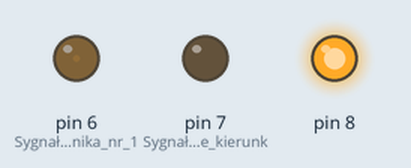
Recording of a sketch running on a simulated Arduino Uno, built with avr-gcc and run on an emulated ATmega328P. Shown: output pins drawn as LEDs (lit = HIGH).

Above: at 0.05 s.
At 1.6 s:
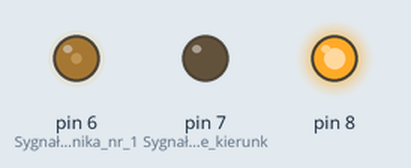
At 3.2 s:
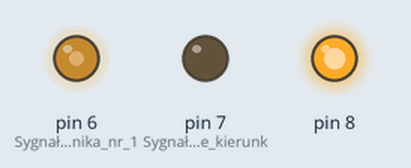
At 6.4 s:
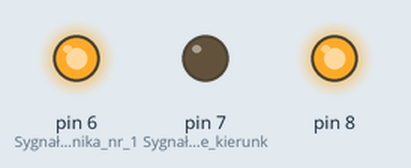
At 9.6 s:
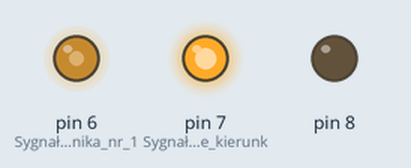
At 12.8 s:
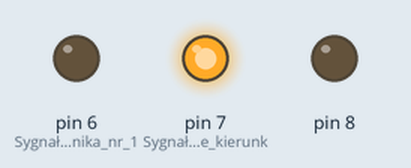
Timing chart, 0 to 16.7 s (numbered marks = the images above):
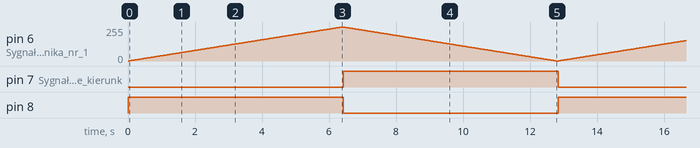

Measured:
- by itself, pin 7 (Sygnały_sterujące_kierunk), pin 8: alternates HIGH for 6.4 s and LOW for 6.4 s

The sketch:

silnik1.ino
```cpp
void setup() {
  pinMode(6, OUTPUT); //Sygnał PWM silnika nr 1
  //Ustawiamy (na stałe) stan wysoki na pinie 6

  pinMode(7, OUTPUT); //Sygnały sterujące kierunkiem obrotów silnika nr 1
  pinMode(8, OUTPUT);
  digitalWrite(7, LOW); //Silnik nr 1 - obroty w lewo
  digitalWrite(8, HIGH);
}

void loop()  {
  for (int i = 0; i < 256; i++) {
    analogWrite(6, i);
    delay(25);
    digitalWrite(7, LOW); //Silnik nr 1 - obroty w lewo
    digitalWrite(8, HIGH);
  }
  for (int i = 255; i >= 0; i--) {
    analogWrite(6, i);
    delay(25);
    digitalWrite(7, HIGH); //Silnik nr 1 - obroty w lewo
    digitalWrite(8, LOW);
  }
}
```
